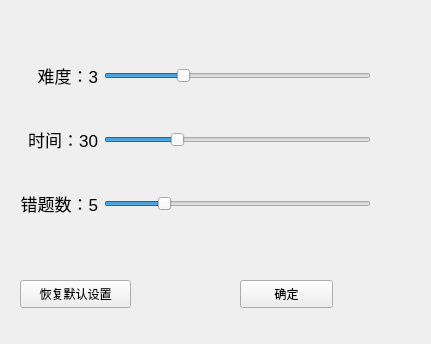
<?xml version="1.0" encoding="UTF-8"?>
<ui version="4.0">
 <class>Form</class>
 <widget class="QWidget" name="Form">
  <property name="geometry">
   <rect>
    <x>0</x>
    <y>0</y>
    <width>431</width>
    <height>344</height>
   </rect>
  </property>
  <property name="windowTitle">
   <string>Form</string>
  </property>
  <widget class="QPushButton" name="resetBtn">
   <property name="geometry">
    <rect>
     <x>20</x>
     <y>280</y>
     <width>111</width>
     <height>28</height>
    </rect>
   </property>
   <property name="text">
    <string>恢复默认设置</string>
   </property>
  </widget>
  <widget class="QPushButton" name="yesBtn">
   <property name="geometry">
    <rect>
     <x>240</x>
     <y>280</y>
     <width>93</width>
     <height>28</height>
    </rect>
   </property>
   <property name="text">
    <string>确定</string>
   </property>
   <property name="shortcut">
    <string>Ctrl+S</string>
   </property>
  </widget>
  <widget class="QWidget" name="">
   <property name="geometry">
    <rect>
     <x>20</x>
     <y>30</y>
     <width>351</width>
     <height>221</height>
    </rect>
   </property>
   <layout class="QGridLayout" name="gridLayout">
    <item row="1" column="0">
     <widget class="QLabel" name="timeLimitLabel">
      <property name="font">
       <font>
        <pointsize>13</pointsize>
       </font>
      </property>
      <property name="text">
       <string>时间：30</string>
      </property>
      <property name="alignment">
       <set>Qt::AlignRight|Qt::AlignTrailing|Qt::AlignVCenter</set>
      </property>
     </widget>
    </item>
    <item row="0" column="0">
     <widget class="QLabel" name="difficultyLabel">
      <property name="font">
       <font>
        <pointsize>13</pointsize>
       </font>
      </property>
      <property name="text">
       <string>难度：3</string>
      </property>
      <property name="alignment">
       <set>Qt::AlignRight|Qt::AlignTrailing|Qt::AlignVCenter</set>
      </property>
     </widget>
    </item>
    <item row="1" column="1">
     <widget class="QSlider" name="timeLimitSlider">
      <property name="minimum">
       <number>5</number>
      </property>
      <property name="maximum">
       <number>100</number>
      </property>
      <property name="value">
       <number>30</number>
      </property>
      <property name="orientation">
       <enum>Qt::Horizontal</enum>
      </property>
     </widget>
    </item>
    <item row="2" column="0">
     <widget class="QLabel" name="mistakeBatchSizeLabel">
      <property name="font">
       <font>
        <pointsize>13</pointsize>
       </font>
      </property>
      <property name="text">
       <string>错题数：5</string>
      </property>
      <property name="alignment">
       <set>Qt::AlignRight|Qt::AlignTrailing|Qt::AlignVCenter</set>
      </property>
     </widget>
    </item>
    <item row="2" column="1">
     <widget class="QSlider" name="mistakeBatchSizeSlider">
      <property name="minimum">
       <number>1</number>
      </property>
      <property name="maximum">
       <number>20</number>
      </property>
      <property name="value">
       <number>5</number>
      </property>
      <property name="orientation">
       <enum>Qt::Horizontal</enum>
      </property>
     </widget>
    </item>
    <item row="0" column="1">
     <widget class="QSlider" name="difficultySlider">
      <property name="minimum">
       <number>1</number>
      </property>
      <property name="maximum">
       <number>8</number>
      </property>
      <property name="value">
       <number>3</number>
      </property>
      <property name="orientation">
       <enum>Qt::Horizontal</enum>
      </property>
     </widget>
    </item>
   </layout>
  </widget>
 </widget>
 <resources/>
 <connections/>
</ui>
